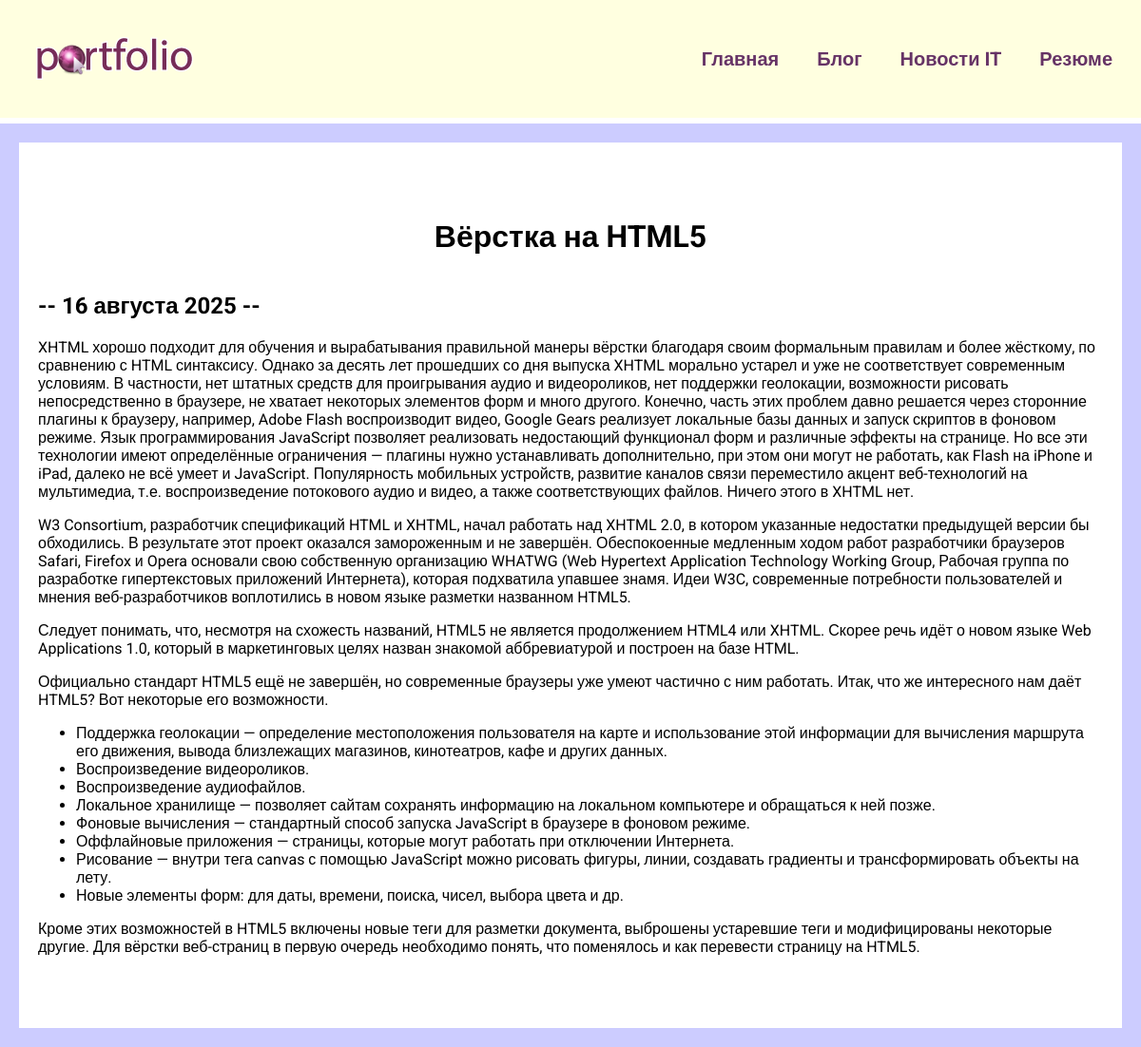
Page /blog/1/ on the committed database.
### blog/models.py (models this page shows, shortened)
class Blog(models.Model):
    title = models.CharField(max_length=200)
    description = models.TextField()
    date = models.DateField()

### blog/views.py (the view)
# urls.py: path('<int:blog_id>/', views.detail, name="detail"),
def detail(request, blog_id):
    blog = get_object_or_404(Blog, pk=blog_id)
    return render(request, 'blog/details.html', {'blog': blog})

### blog/templates/blog/details.html
{% extends 'skills/base.html' %}
{% block content %}
<div class="detail">
    <h1>{{ blog.title }}</h1>
    <h2>-- {{ blog.date|date:'j E Y' }} --</h2>
    {{ blog.description|safe }}
</div>
{% endblock %}

### skills/static/css/style.css (style rules this page uses)
body { font-family: "Roboto", sans-serif; padding: 0; margin: 0; background: #CCCCFF; }
.content h1 { text-align: center; margin: 60px 0 40px; }
.detail { background: #FFF; padding: 20px 20px 60px; box-sizing: border-box; }

### rows in the picture
Blog: title "Вёрстка на HTML5", date "16 августа 2025", description "XHTML хорошо подходит для обучения и вырабатывания правильной манеры вёрстки благодаря своим формальным правилам и более жёсткому, по сравнению с HTML синтаксису. Однако за десять лет прошедших со дня выпуска XHTML морально устарел и уже не соответствует современным условиям. В частности, нет штатных средств для проигрывания аудио и видеороликов, нет поддержки геолокации, возможности рисовать непосредственно в браузере, не хватает некоторых элементов форм и много другого. Конечно, часть этих проблем давно решается через сторонние плагины к браузеру, например, Adobe Flash воспроизводит видео, Google Gears реализует локальные базы данных и запуск скриптов в фоновом режиме. Язык…"
